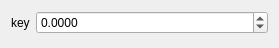
<?xml version="1.0" encoding="UTF-8"?>
<ui version="4.0">
 <class>KeyValueWidget</class>
 <widget class="QWidget" name="KeyValueWidget">
  <property name="geometry">
   <rect>
    <x>0</x>
    <y>0</y>
    <width>279</width>
    <height>48</height>
   </rect>
  </property>
  <property name="windowTitle">
   <string>Form</string>
  </property>
  <layout class="QVBoxLayout" name="verticalLayout">
   <item>
    <layout class="QFormLayout" name="formLayout">
     <item row="0" column="0">
      <widget class="QLabel" name="key">
       <property name="sizePolicy">
        <sizepolicy hsizetype="Preferred" vsizetype="Preferred">
         <horstretch>0</horstretch>
         <verstretch>0</verstretch>
        </sizepolicy>
       </property>
       <property name="font">
        <font>
         <weight>50</weight>
         <bold>false</bold>
        </font>
       </property>
       <property name="text">
        <string>key</string>
       </property>
      </widget>
     </item>
     <item row="0" column="1">
      <layout class="QHBoxLayout" name="horizontalLayout">
       <item>
        <widget class="QDoubleSpinBox" name="value">
         <property name="sizePolicy">
          <sizepolicy hsizetype="Preferred" vsizetype="Fixed">
           <horstretch>0</horstretch>
           <verstretch>0</verstretch>
          </sizepolicy>
         </property>
         <property name="decimals">
          <number>4</number>
         </property>
         <property name="minimum">
          <double>-99999999.000000000000000</double>
         </property>
         <property name="maximum">
          <double>99999999.000000000000000</double>
         </property>
        </widget>
       </item>
      </layout>
     </item>
    </layout>
   </item>
  </layout>
 </widget>
 <resources/>
 <connections/>
</ui>
